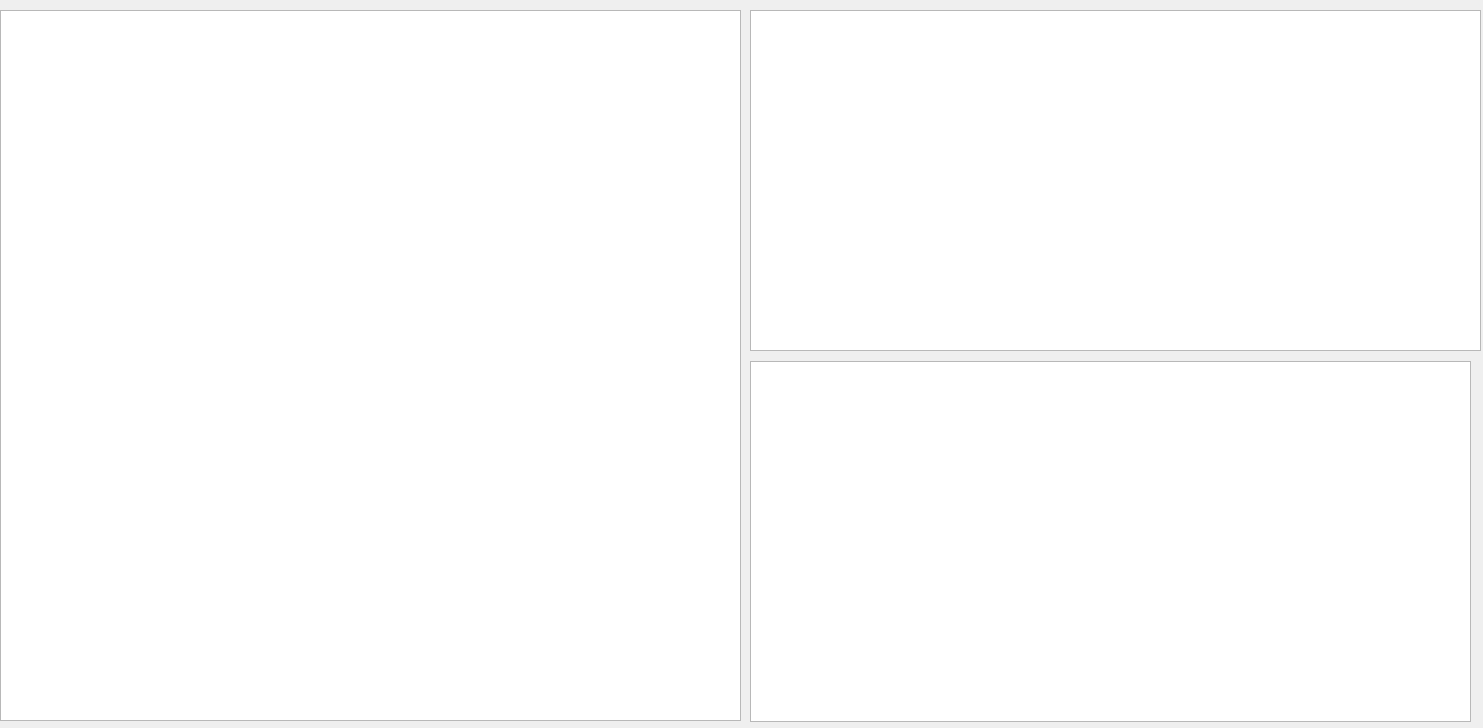
<?xml version="1.0" encoding="UTF-8"?>
<ui version="4.0">
 <class>InforDialog</class>
 <widget class="QWidget" name="InforDialog">
  <property name="geometry">
   <rect>
    <x>0</x>
    <y>0</y>
    <width>1483</width>
    <height>728</height>
   </rect>
  </property>
  <property name="windowTitle">
   <string>InforDialog</string>
  </property>
  <widget class="QTextBrowser" name="textBrowser">
   <property name="geometry">
    <rect>
     <x>0</x>
     <y>10</y>
     <width>741</width>
     <height>711</height>
    </rect>
   </property>
   <property name="font">
    <font>
     <family>Times New Roman</family>
     <pointsize>12</pointsize>
     <bold>true</bold>
    </font>
   </property>
  </widget>
  <widget class="QTextBrowser" name="textBrowser_2">
   <property name="geometry">
    <rect>
     <x>750</x>
     <y>10</y>
     <width>731</width>
     <height>341</height>
    </rect>
   </property>
   <property name="font">
    <font>
     <family>Times New Roman</family>
     <pointsize>11</pointsize>
     <bold>true</bold>
    </font>
   </property>
  </widget>
  <widget class="QTextBrowser" name="textBrowser_3">
   <property name="geometry">
    <rect>
     <x>750</x>
     <y>361</y>
     <width>721</width>
     <height>361</height>
    </rect>
   </property>
   <property name="font">
    <font>
     <family>Times New Roman</family>
     <pointsize>11</pointsize>
     <bold>true</bold>
    </font>
   </property>
  </widget>
 </widget>
 <layoutdefault spacing="6" margin="11"/>
 <resources/>
 <connections/>
</ui>
